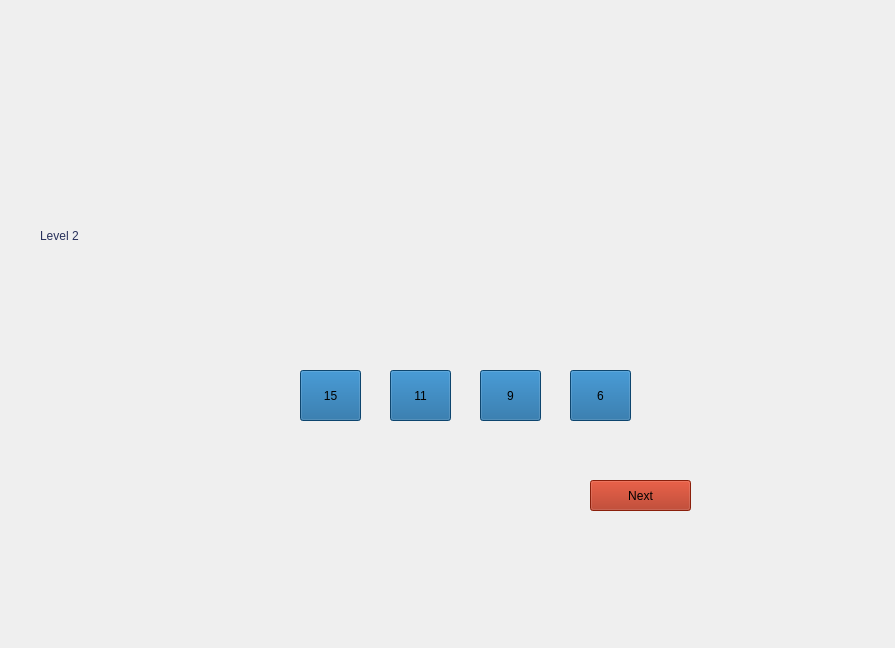
<?xml version="1.0" encoding="UTF-8"?>
<ui version="4.0">
 <class>Level2</class>
 <widget class="QDialog" name="Level2">
  <property name="geometry">
   <rect>
    <x>0</x>
    <y>0</y>
    <width>895</width>
    <height>648</height>
   </rect>
  </property>
  <property name="windowTitle">
   <string>Dialog</string>
  </property>
  <property name="styleSheet">
   <string notr="true">#Level2{background-image: url(:/background/images/levelsbg.jpg);}</string>
  </property>
  <widget class="QPushButton" name="nextButton2">
   <property name="enabled">
    <bool>false</bool>
   </property>
   <property name="geometry">
    <rect>
     <x>590</x>
     <y>480</y>
     <width>101</width>
     <height>31</height>
    </rect>
   </property>
   <property name="cursor">
    <cursorShape>PointingHandCursor</cursorShape>
   </property>
   <property name="styleSheet">
    <string notr="true">font: 12pt &quot;Arial&quot;;
color: rgb(0, 0, 0);
background-color: rgb(168, 38, 14);</string>
   </property>
   <property name="text">
    <string>Next</string>
   </property>
  </widget>
  <widget class="QPushButton" name="pushButton">
   <property name="enabled">
    <bool>true</bool>
   </property>
   <property name="geometry">
    <rect>
     <x>300</x>
     <y>370</y>
     <width>61</width>
     <height>51</height>
    </rect>
   </property>
   <property name="cursor">
    <cursorShape>PointingHandCursor</cursorShape>
   </property>
   <property name="styleSheet">
    <string notr="true">color: rgb(0, 0, 0);
background-color: rgb(18, 97, 154);
font: 16pt &quot;Segoe UI&quot;;</string>
   </property>
   <property name="text">
    <string>15</string>
   </property>
  </widget>
  <widget class="QPushButton" name="pushButton_4">
   <property name="geometry">
    <rect>
     <x>570</x>
     <y>370</y>
     <width>61</width>
     <height>51</height>
    </rect>
   </property>
   <property name="cursor">
    <cursorShape>PointingHandCursor</cursorShape>
   </property>
   <property name="styleSheet">
    <string notr="true">color: rgb(0, 0, 0);
background-color: rgb(18, 97, 154);
font: 16pt &quot;Segoe UI&quot;;</string>
   </property>
   <property name="text">
    <string>6</string>
   </property>
  </widget>
  <widget class="QPushButton" name="pushButton_2">
   <property name="geometry">
    <rect>
     <x>390</x>
     <y>370</y>
     <width>61</width>
     <height>51</height>
    </rect>
   </property>
   <property name="cursor">
    <cursorShape>PointingHandCursor</cursorShape>
   </property>
   <property name="styleSheet">
    <string notr="true">color: rgb(0, 0, 0);
background-color: rgb(18, 97, 154);
font: 16pt &quot;Segoe UI&quot;;</string>
   </property>
   <property name="text">
    <string>11</string>
   </property>
  </widget>
  <widget class="QPushButton" name="pushButton_3">
   <property name="geometry">
    <rect>
     <x>480</x>
     <y>370</y>
     <width>61</width>
     <height>51</height>
    </rect>
   </property>
   <property name="cursor">
    <cursorShape>PointingHandCursor</cursorShape>
   </property>
   <property name="styleSheet">
    <string notr="true">color: rgb(0, 0, 0);
background-color: rgb(18, 97, 154);
font: 16pt &quot;Segoe UI&quot;;</string>
   </property>
   <property name="text">
    <string>9</string>
   </property>
  </widget>
  <widget class="QLabel" name="label_pic2">
   <property name="geometry">
    <rect>
     <x>230</x>
     <y>180</y>
     <width>301</width>
     <height>181</height>
    </rect>
   </property>
   <property name="text">
    <string/>
   </property>
  </widget>
  <widget class="QLabel" name="ansBox2">
   <property name="geometry">
    <rect>
     <x>550</x>
     <y>190</y>
     <width>63</width>
     <height>61</height>
    </rect>
   </property>
   <property name="styleSheet">
    <string notr="true">color: rgb(0, 0, 0);
font: 700 30pt &quot;Segoe UI&quot;;</string>
   </property>
   <property name="text">
    <string/>
   </property>
   <property name="alignment">
    <set>Qt::AlignCenter</set>
   </property>
  </widget>
  <widget class="QLabel" name="label">
   <property name="geometry">
    <rect>
     <x>40</x>
     <y>210</y>
     <width>111</width>
     <height>51</height>
    </rect>
   </property>
   <property name="styleSheet">
    <string notr="true">font: 24pt &quot;Franklin Gothic Demi Cond&quot;;
color: rgb(39, 48, 91);</string>
   </property>
   <property name="text">
    <string>Level 2</string>
   </property>
  </widget>
  <widget class="QLabel" name="label_2">
   <property name="geometry">
    <rect>
     <x>520</x>
     <y>180</y>
     <width>121</width>
     <height>171</height>
    </rect>
   </property>
   <property name="styleSheet">
    <string notr="true">image: url(:/background/images/answer2 (1).jpg);</string>
   </property>
   <property name="text">
    <string/>
   </property>
  </widget>
  <zorder>nextButton2</zorder>
  <zorder>pushButton</zorder>
  <zorder>pushButton_4</zorder>
  <zorder>pushButton_2</zorder>
  <zorder>pushButton_3</zorder>
  <zorder>label_pic2</zorder>
  <zorder>label</zorder>
  <zorder>label_2</zorder>
  <zorder>ansBox2</zorder>
 </widget>
 <resources/>
 <connections/>
</ui>
